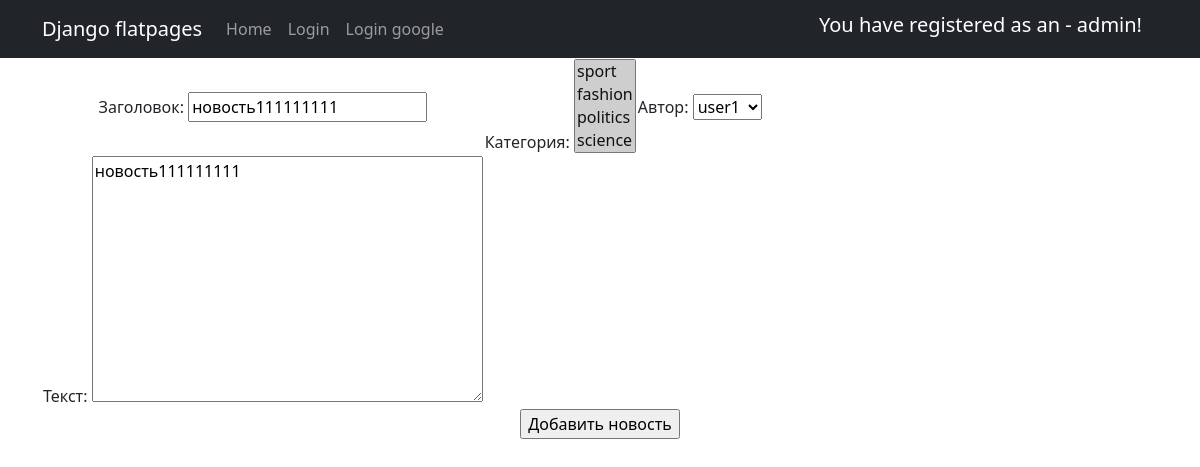
Page /news/news/40/edit (signed in) on the committed database.
### News_Portal/models.py (models this page shows, shortened)
class Post(models.Model):
    title = models.CharField(max_length=255)
    text = models.TextField()
    rating = models.SmallIntegerField(default=0)
    NEWS = 'NW'
    ARTICLE = 'AR'
    CAT_CHOICES = (
        (NEWS, 'Новость'),
        (ARTICLE, 'Статья'),
    )
    type = models.CharField(max_length=2, choices=CAT_CHOICES, default=ARTICLE)
    date = models.DateTimeField(auto_now_add=True)
    author = models.ForeignKey(Author, on_delete=models.CASCADE)
    category = models.ManyToManyField(Category, through='PostCategory')

### News_Portal/views.py (the view)
# urls.py: path('news/<int:pk>/edit', PostUpdateView.as_view(), name='news_update'),
class PostUpdateView(PermissionRequiredMixin, UpdateView):
    permission_required = ('New_Portal.change_new',)
    template_name = 'new_create.html'
    form_class = PostForm
    def get_object(self, **kwargs):
        id = self.kwargs.get('pk')
        return Post.objects.get(pk=id)

### News_Portal/form.py
class PostForm(ModelForm):
    class Meta:
        model = Post
        fields = ['title', 'text', 'author', 'category']

### News_Portal/models.py (called while the page is built)
    def __str__(self):
        return f'{self.user}'

    def __str__(self):
        return f'{self.name}'

### templates/new_create.html (shortened to what this page needs)
{% extends 'flatpages/default.html' %}
{% block content %}
<form method="POST">
     <table>
         <tr>
            <td>
                Заголовок: {{ form.title }}
            </td>
            <td>
                Категория: {{ form.category }}
            </td>
            <td>
                Автор: {{ form.author }}
            </td>
         </tr>
         <tr>
             <td>
                Текст: {{ form.text }}
            </td>
         </tr>
     </table>
    <input type="submit" value="Добавить новость">
</form>
{% endblock content %}

### templates/flatpages/default.html (shortened to what this page needs)
<!DOCTYPE html>
<html lang="en">
    <head>
         {% load static %}
        <link href="{% static 'css/styles.css' %}" rel="stylesheet" />
    </head>
    <body>
        <nav class="navbar navbar-expand-lg navbar-dark bg-dark static-top">
           <div class="container">
               <a class="navbar-brand" href="#">Django flatpages</a>
               <div class="collapse navbar-collapse" id="navbarResponsive">
                   <ul class="navbar-nav ml-auto">
                       <li class="nav-item active">
                           <a class="nav-link" href="/news/">Home</a>
                       </li>
                       <li class="nav-item active">
                           <a class="nav-link" href="/sign/login">Login</a>
                       </li>
                       <li class="nav-item active">
                           <a class="nav-link" href="/accounts/login">Login google</a>
                       </li>
                   </ul>
               </div>
               {% load account %}
                <h1 class="navbar-brand">You have registered as an - {{ user.username }}!</h1>
           </div>
        </nav>
        <div class="container">
           <div class="row">
               <div class="col-lg-12 text-center">
                   {% block content %}{% endblock content %}
               </div>
           </div>
        </div>
    </body>
</html>

### rows in the picture
Post: title "новость111111111", author "user1", text "новость111111111"

### other values in the picture
{{ user.username }} "admin"
